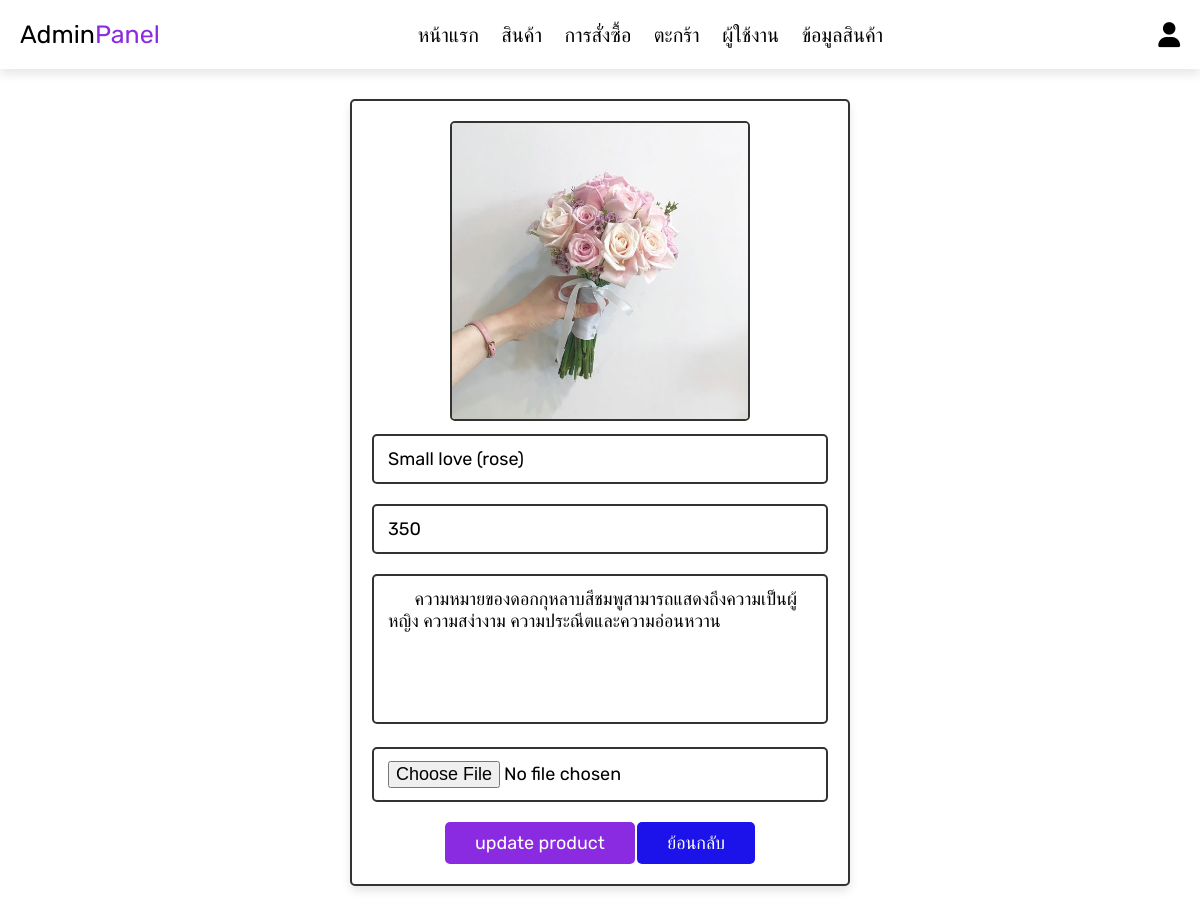
Page /admin_update_products.php?update=1 (signed in) on the committed database.
### tables this page shows
CREATE TABLE `product` (
  `id` int(100) NOT NULL,
  `name` varchar(100) NOT NULL,
  `details` varchar(500) NOT NULL,
  `price` int(100) NOT NULL,
  `image` varchar(100) NOT NULL,
  `event` char(20) NOT NULL
);

### admin_update_products.php (the view, shortened to what this page needs)
<?php include 'config.php';
?>
<!DOCTYPE html>
<html lang="en">
<head>
   <link rel="stylesheet" href="https://cdnjs.cloudflare.com/ajax/libs/font-awesome/6.0.0/css/all.min.css">
   <link rel="stylesheet" href="css/admin_style.css">
</head>
<body>
<?php include 'admin_header.php';?>
<section class="update-product">
<?php
   $update_id = $_GET['update'];
   $select_products = mysqli_query($conn, "SELECT * FROM product WHERE id = '$update_id'") or die('query failed');
   if(mysqli_num_rows($select_products) > 0){
      while($fetch_products = mysqli_fetch_assoc($select_products)){
?>
<form action="" method="post" enctype="multipart/form-data">
<img src="uploaded_img/<?php echo $fetch_products['image']; ?>" class="image"  alt="">
   <input type="text" class="box" value="<?php echo $fetch_products['name']; ?>" required
      placeholder="update product name" name="name">
   <input type="number" min="0" class="box" value="<?php echo $fetch_products['price']; ?>" required
      placeholder="update product price" name="price">
   <textarea name="details" class="box" required placeholder="update product details" cols="30" rows="10">
      <?php echo $fetch_products['details']; ?></textarea>
   <input type="file" accept="image/jpg, image/jpeg, image/png" class="box" name="image">
   <input type="submit" value="update product" name="update_product" class="btn">
   <a href="admin_products.php" class="option-btn">ย้อนกลับ</a>
</form>
<?php
      }
   }else{
      echo '<p class="empty">no update product select</p>';
   }
?>
</section>

### css/admin_style.css (style rules this page uses)
* { font-family: 'Rubik', sans-serif; margin:0; padding:0; box-sizing: border-box; outline: none; border:none; text-decoration: none; transition:all .2s linear; }
html { font-size: 62.5%; overflow-x: hidden; scroll-behavior: smooth; scroll-padding-top: 6.5rem; }
body { background: #fff; }
section { padding:3rem 2rem; }
.btn, .delete-btn, .option-btn { display: inline-block; border-radius: .5rem; margin-top: 1rem; font-size: 1.8rem; color:#fff; cursor: pointer; padding:1rem 3rem; }
.btn { background-color: #8A2BE2; }
.option-btn { background-color: #1b13e9; }
.update-product form { max-width: 50rem; border-radius: .5rem; background-color: #fff; border:.2rem solid #333; padding:2rem; text-align: center; margin:0 auto; box-shadow: 0 .5rem 1rem rgba(0,0,0,.1); }
.update-product form .box { width: 100%; margin:1rem 0; font-size: 1.8rem; color:#000; border-radius: .5rem; background-color: #fff; padding:1.2rem 1.4rem; border:.2rem solid #333; }
.update-product form textarea { height: 15rem; resize: none; }
.update-product .image { height: 30rem; border:.2rem solid #333; border-radius: .5rem; }

### rows in the picture
product: image (picture), name "Small love (rose)", price "350", details "ความหมายของดอกกุหลาบสีชมพูสามารถแสดงถึงความเป็นผู้หญิง ความสง่างาม ความประณีตและความอ่อนหวาน"
